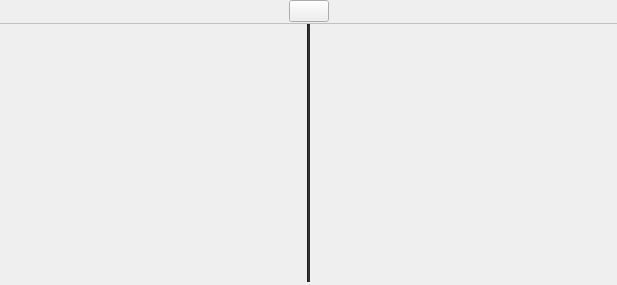
<?xml version="1.0" encoding="UTF-8"?>
<ui version="4.0">
 <class>MainPlayerWidget</class>
 <widget class="QWidget" name="MainPlayerWidget">
  <property name="geometry">
   <rect>
    <x>0</x>
    <y>0</y>
    <width>617</width>
    <height>285</height>
   </rect>
  </property>
  <property name="windowTitle">
   <string>Player</string>
  </property>
  <property name="styleSheet">
   <string notr="true">#toolbar {
	border-top: 1px solid rgba(255, 255, 255, 20);
	border-bottom: 1px solid rgba(0, 0, 0, 50);
}

</string>
  </property>
  <layout class="QVBoxLayout" name="verticalLayout" stretch="0,1">
   <property name="spacing">
    <number>0</number>
   </property>
   <property name="leftMargin">
    <number>0</number>
   </property>
   <property name="topMargin">
    <number>0</number>
   </property>
   <property name="rightMargin">
    <number>0</number>
   </property>
   <property name="bottomMargin">
    <number>3</number>
   </property>
   <item>
    <widget class="QWidget" name="toolbar" native="true">
     <layout class="QHBoxLayout" name="horizontalLayout_2" stretch="0,0,0">
      <property name="spacing">
       <number>0</number>
      </property>
      <property name="leftMargin">
       <number>0</number>
      </property>
      <property name="topMargin">
       <number>0</number>
      </property>
      <property name="rightMargin">
       <number>0</number>
      </property>
      <property name="bottomMargin">
       <number>2</number>
      </property>
      <item>
       <widget class="Player::PlayerLabel" name="labelA" native="true"/>
      </item>
      <item>
       <widget class="QPushButton" name="nextButton">
        <property name="sizePolicy">
         <sizepolicy hsizetype="Maximum" vsizetype="Fixed">
          <horstretch>0</horstretch>
          <verstretch>0</verstretch>
         </sizepolicy>
        </property>
        <property name="text">
         <string/>
        </property>
        <property name="iconSize">
         <size>
          <width>32</width>
          <height>16</height>
         </size>
        </property>
       </widget>
      </item>
      <item>
       <widget class="Player::PlayerLabel" name="labelB" native="true"/>
      </item>
     </layout>
    </widget>
   </item>
   <item>
    <layout class="QHBoxLayout" name="horizontalLayout_3" stretch="1,0,1">
     <property name="spacing">
      <number>0</number>
     </property>
     <item>
      <widget class="Player::AudioPlayerWidget" name="playerA" native="true"/>
     </item>
     <item>
      <widget class="Line" name="line">
       <property name="styleSheet">
        <string notr="true">background-color: rgb(45, 45, 45);

</string>
       </property>
       <property name="lineWidth">
        <number>1</number>
       </property>
       <property name="orientation">
        <enum>Qt::Vertical</enum>
       </property>
      </widget>
     </item>
     <item>
      <widget class="Player::AudioPlayerWidget" name="playerB" native="true"/>
     </item>
    </layout>
   </item>
  </layout>
 </widget>
 <customwidgets>
  <customwidget>
   <class>Player::AudioPlayerWidget</class>
   <extends>QWidget</extends>
   <header>audioplayerwidget.hpp</header>
   <container>1</container>
  </customwidget>
  <customwidget>
   <class>Player::PlayerLabel</class>
   <extends>QWidget</extends>
   <header location="global">playerlabel.hpp</header>
   <container>1</container>
  </customwidget>
 </customwidgets>
 <resources/>
 <connections/>
</ui>
